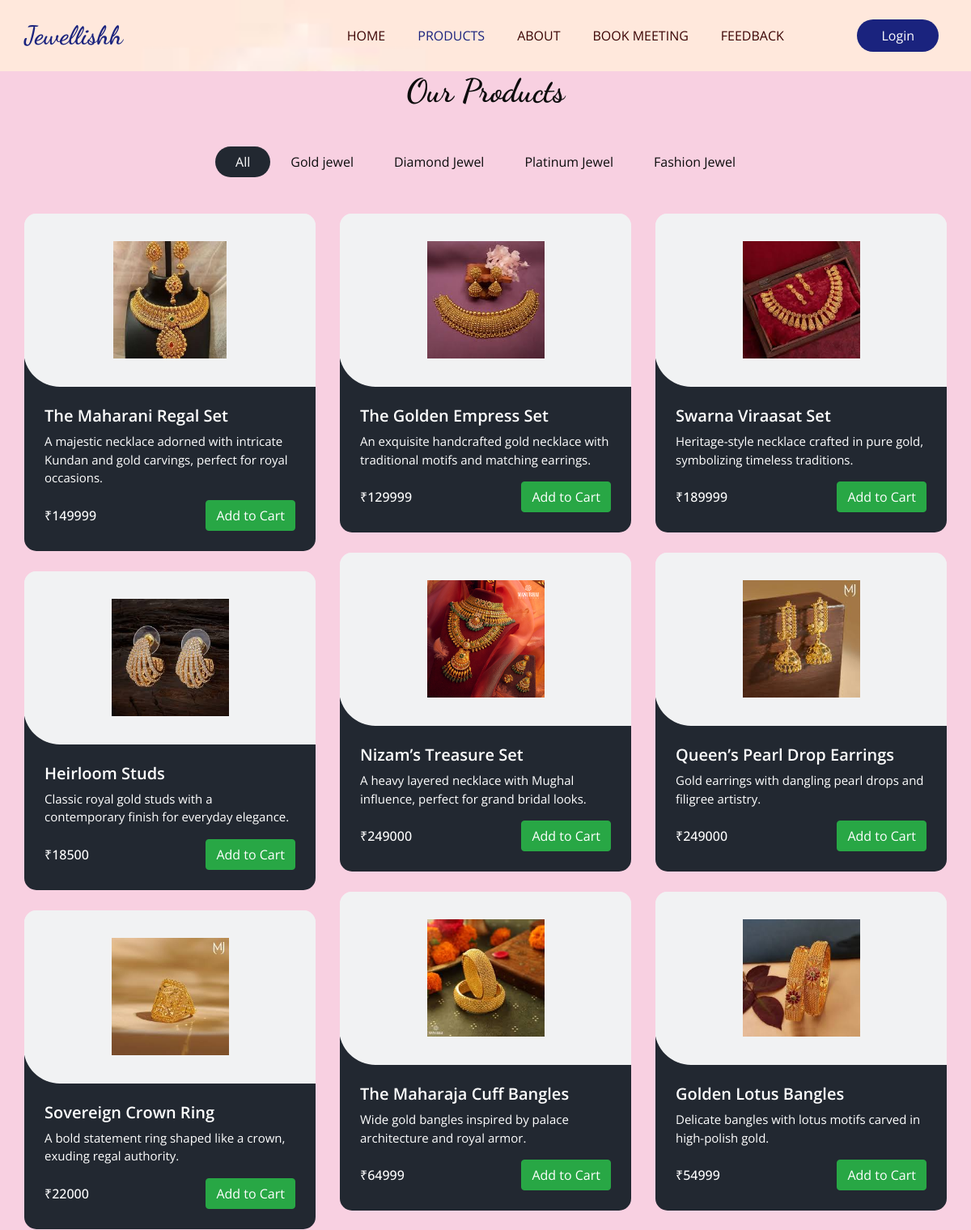
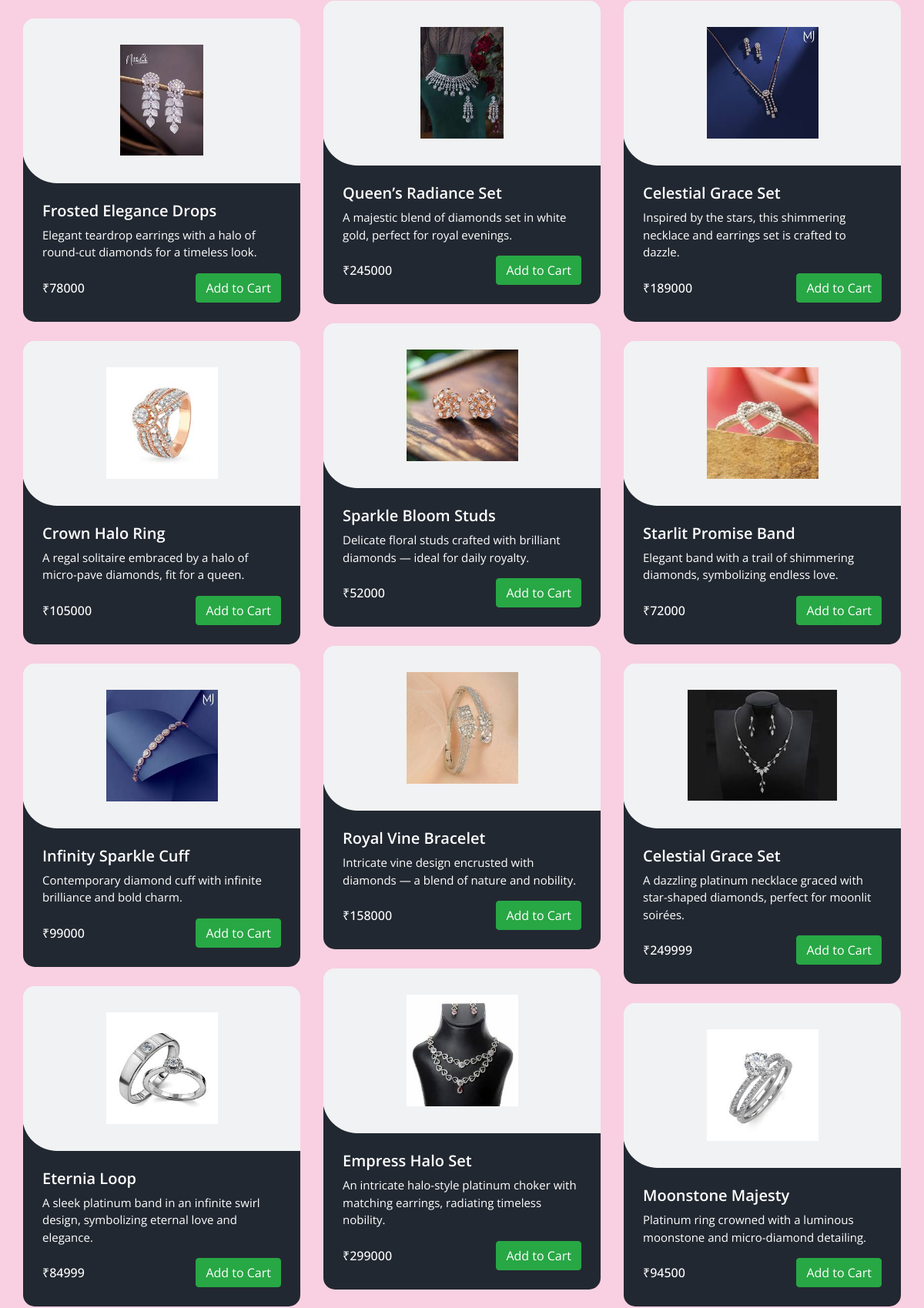
The app's page /menu/ (upper part) with its own data (2 pictures, top to bottom).
### Base_App/models.py (models this page shows, shortened)
class ItemList(models.Model):
    Category_name = models.CharField(max_length=15)

class Items(models.Model):
    Item_name = models.CharField(max_length=40)
    description = models.TextField(blank=False)
    Price = models.IntegerField()
    Category = models.ForeignKey(ItemList, related_name='Name', on_delete=models.CASCADE)
    Image = models.ImageField(upload_to='items/')

### Base_App/views.py (the view)
# urls.py: path('menu/', MenuView, name='Menu'),
def MenuView(request):
    items =  Items.objects.all()
    list = ItemList.objects.all()
    return render(request, 'menu.html', {'items': items, 'list': list})

### Template/menu.html (shortened to what this page needs)
{% extends "base.html" %}
{% block class %}class="sub_page"{% endblock class %}
{% block menu_status %}active{% endblock menu_status %}
{% load static %}
{% block main %}
  <section class="food_section layout_padding-bottom">
    <div class="container">
      <div class="heading_container heading_center">
        <h2>
          Our Products
        </h2>
      </div>
      <ul class="filters_menu">
        <li class="active" data-filter="*">All</li>
        {% for i in list %}
        <li data-filter=".{{ i.Category_name}}">{{i.Category_name}}</li>
        {% endfor %}
      </ul>
      <div class="filters-content">
        <div class="row grid">
          {% for j in items %}
          <div class="col-sm-6 col-lg-4 all {{j.Category.Category_name}}">
            <div class="box">
              <div>
                <div class="img-box">
                  <img src="/media/{{j.Image}} " alt="{{j.Image}}">
                </div>
                <div class="detail-box">
                  <h5>
                    {{j.Item_name}}
                  </h5>
                  <p>
                    {{j.description}}
                  </p>
                  <div class="options">
                    <h6>
                      ₹{{j.Price}}
                    </h6>
                    <button class="btn btn-success add-to-cart" data-item-id="{{j.id}}" data-item-name="{{j.Item_name}}" data-item-price="{{j.Price}}">
                      Add to Cart
                    </button>
                  </div>
                </div>
              </div>
            </div>
          </div>
          {% endfor %}
        </div>
      </div>
    </div>
  </section>
{% endblock main %}

### Static/css/style.css (style rules this page uses)
body { font-family: "Open Sans", sans-serif; color: #0c0c0c; background-color: #f8d0e1; overflow-x: hidden; }
.layout_padding-bottom { padding-bottom: 90px; }
h1, h2 { font-family: 'Dancing Script', cursive; }
.heading_container { display: -webkit-box; display: -ms-flexbox; display: flex; -webkit-box-orient: vertical; -webkit-box-direction: normal; -ms-flex-direction: column; flex-direction: column; -webkit-box-align: start; -ms-flex-align: start; align-items: flex-start; }
.heading_container h2 { position: relative; margin-bottom: 0; font-size: 2.5rem; font-weight: bold; }
.heading_container.heading_center { -webkit-box-align: center; -ms-flex-align: center; align-items: center; text-align: center; }
.btn, .btn:focus { outline: none !important; -webkit-box-shadow: none; box-shadow: none; }
.food_section .filters_menu { padding: 0; display: -webkit-box; display: -ms-flexbox; display: flex; -ms-flex-wrap: wrap; flex-wrap: wrap; -webkit-box-pack: center; -ms-flex-pack: center; justify-content: center; list-style-type: none; margin: 45px 0 20px 0; }
.food_section .filters_menu li { padding: 7px 25px; cursor: pointer; border-radius: 25px; }
.food_section .filters_menu li.active { background-color: #222831; color: #ffffff; }
.food_section .box { position: relative; margin-top: 25px; background-color: #ffffff; border-radius: 10px; color: #ffffff; border-radius: 15px; overflow: hidden; background: linear-gradient(to bottom, #f1f2f3 25px, #222831 25px); }
.food_section .box .img-box { background: #f1f2f3; display: -webkit-box; display: -ms-flexbox; display: flex; -webkit-box-pack: center; -ms-flex-pack: center; justify-content: center; -webkit-box-align: center; -ms-flex-align: center; align-items: center; height: 215px; border-radius: 0 0 0 45px; margin: -1px; padding: 25px; }
.food_section .box .img-box img { max-width: 100%; max-height: 145px; -webkit-transition: all .2s; transition: all .2s; }
.food_section .box .detail-box { padding: 25px; }
.food_section .box .detail-box h5 { font-weight: 600; }
.food_section .box .detail-box p { font-size: 15px; }
.food_section .box .detail-box h6 { margin-top: 10px; }
.food_section .box .options { display: -webkit-box; display: -ms-flexbox; display: flex; -webkit-box-pack: justify; -ms-flex-pack: justify; justify-content: space-between; }

### Static/css/responsive.css (style rules this page uses)
@media (min-width: 1200px) { .container { max-width: 1170px; } }

### records on screen
ItemList: Category_name "Gold jewel"
ItemList: Category_name "Diamond Jewel"
ItemList: Category_name "Platinum Jewel"
ItemList: Category_name "Fashion Jewel"
Items: Image (picture), Item_name "The Maharani Regal Set", description "A majestic necklace adorned with intricate Kundan and gold carvings, perfect for royal occasions.", Price "149999"
Items: Image (picture), Item_name "The Golden Empress Set", description "An exquisite handcrafted gold necklace with traditional motifs and matching earrings.", Price "129999"
Items: Image (picture), Item_name "Swarna Viraasat Set", description "Heritage-style necklace crafted in pure gold, symbolizing timeless traditions.", Price "189999"
Items: Image (picture), Item_name "Nizam’s Treasure Set", description "A heavy layered necklace with Mughal influence, perfect for grand bridal looks.", Price "249000"
Items: Image (picture), Item_name "Queen’s Pearl Drop Earrings", description "Gold earrings with dangling pearl drops and filigree artistry.", Price "249000"
Items: Image (picture), Item_name "Heirloom Studs", description "Classic royal gold studs with a contemporary finish for everyday elegance.", Price "18500"
Items: Image (picture), Item_name "The Maharaja Cuff Bangles", description "Wide gold bangles inspired by palace architecture and royal armor.", Price "64999"
Items: Image (picture), Item_name "Golden Lotus Bangles", description "Delicate bangles with lotus motifs carved in high-polish gold.", Price "54999"
Items: Image (picture), Item_name "Sovereign Crown Ring", description "A bold statement ring shaped like a crown, exuding regal authority.", Price "22000"
Items: Image (picture), Item_name "Queen’s Radiance Set", description "A majestic blend of diamonds set in white gold, perfect for royal evenings.", Price "245000"
Items: Image (picture), Item_name "Celestial Grace Set", description "Inspired by the stars, this shimmering necklace and earrings set is crafted to dazzle.", Price "189000"
Items: Image (picture), Item_name "Frosted Elegance Drops", description "Elegant teardrop earrings with a halo of round-cut diamonds for a timeless look.", Price "78000"
Items: Image (picture), Item_name "Sparkle Bloom Studs", description "Delicate floral studs crafted with brilliant diamonds — ideal for daily royalty.", Price "52000"
Items: Image (picture), Item_name "Crown Halo Ring", description "A regal solitaire embraced by a halo of micro-pave diamonds, fit for a queen.", Price "105000"
Items: Image (picture), Item_name "Starlit Promise Band", description "Elegant band with a trail of shimmering diamonds, symbolizing endless love.", Price "72000"
Items: Image (picture), Item_name "Royal Vine Bracelet", description "Intricate vine design encrusted with diamonds — a blend of nature and nobility.", Price "158000"
Items: Image (picture), Item_name "Infinity Sparkle Cuff", description "Contemporary diamond cuff with infinite brilliance and bold charm.", Price "99000"
Items: Image (picture), Item_name "Celestial Grace Set", description "A dazzling platinum necklace graced with star-shaped diamonds, perfect for moonlit soirées.", Price "249999"
Items: Image (picture), Item_name "Empress Halo Set", description "An intricate halo-style platinum choker with matching earrings, radiating timeless nobility.", Price "299000"
Items: Image (picture), Item_name "Eternia Loop", description "A sleek platinum band in an infinite swirl design, symbolizing eternal love and elegance.", Price "84999"
Items: Image (picture), Item_name "Moonstone Majesty", description "Platinum ring crowned with a luminous moonstone and micro-diamond detailing.", Price "94500"
